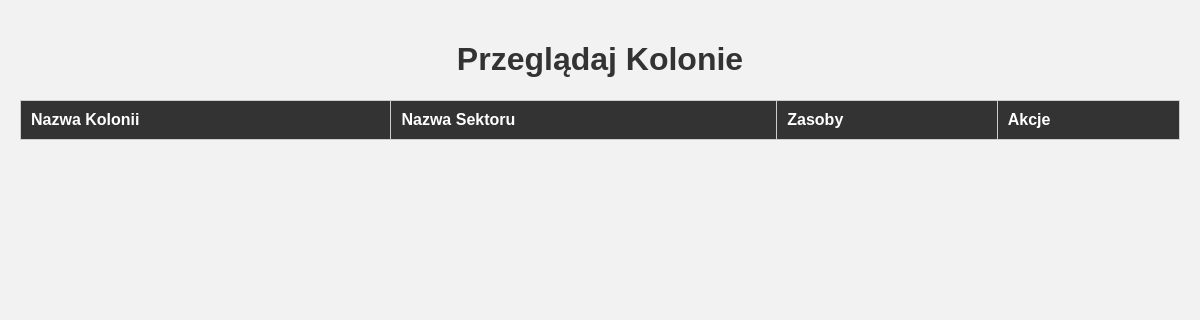
The app's page /resource_management/table/view_colony.php, older data.
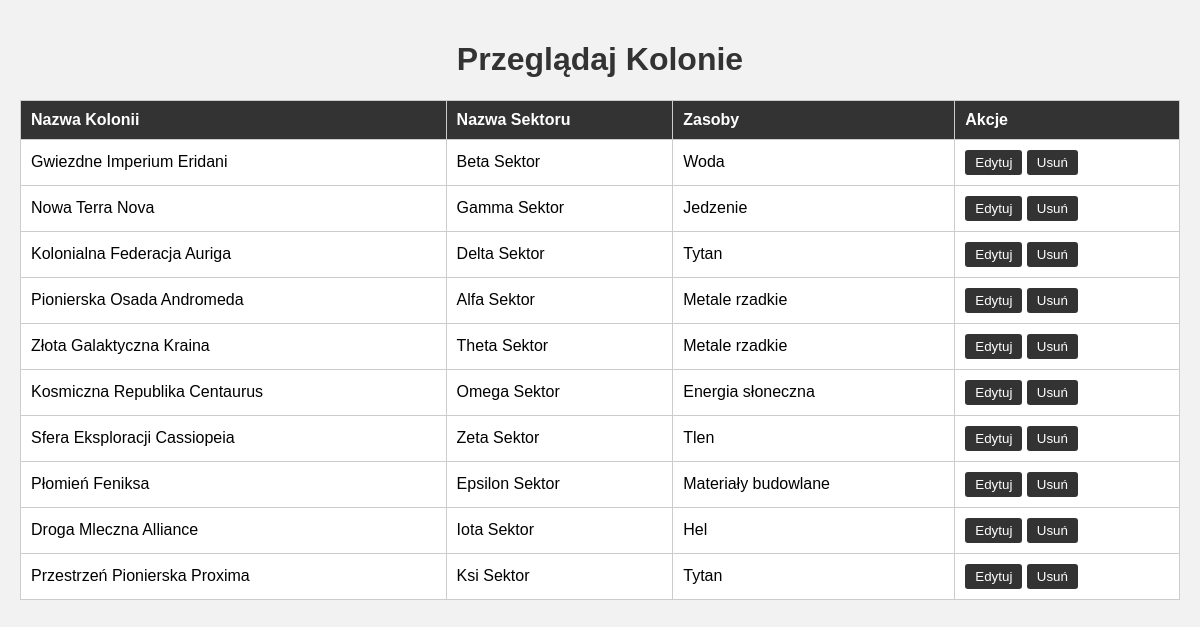
The same page, newer data.
### tables this page shows
CREATE TABLE `kolonie` (
  `id` int(11) NOT NULL,
  `nazwa` varchar(255) NOT NULL,
  `sektor` varchar(45) NOT NULL,
  `zasoby_id` int(11) NOT NULL
);

CREATE TABLE `zasoby` (
  `id` int(11) NOT NULL,
  `nazwa` varchar(255) NOT NULL,
  `ilosc` int(11) NOT NULL
);

### resource_management/table/view_colony.php (the view, shortened to what this page needs)
<?php
require '../../config.php';
?>
<!DOCTYPE html>
<html lang="pl">
<head>
</head>
<body>
    <h1>Przeglądaj Kolonie</h1>
    <table>
        <tr>
            <th>Nazwa Kolonii</th>
            <th>Nazwa Sektoru</th>
            <th>Zasoby</th>
            <th>Akcje</th>
        </tr>
        <?php
        $sql = "SELECT kolonie.id, kolonie.nazwa AS nazwa_kolonii, kolonie.sektor AS nazwa_sektora, zasoby.nazwa AS nazwa_zasobu
                FROM kolonie
                JOIN zasoby ON kolonie.zasoby_id = zasoby.id";
        $stmt = $pdo->query($sql);
        $kolonie = $stmt->fetchAll();
        foreach ($kolonie as $kolonia) {
            echo "<tr>";
            echo "<td>{$kolonia['nazwa_kolonii']}</td>";
            echo "<td>{$kolonia['nazwa_sektora']}</td>";
            echo "<td>{$kolonia['nazwa_zasobu']}</td>";
            echo "<td>
                <form action='edit_colony.php' method='post' style='display:inline;'>
                    <input type='hidden' name='id' value='{$kolonia['id']}'>
                    <input type='submit' value='Edytuj'>
                </form>
                <form action='delete_colony.php' method='post' style='display:inline;'>
                    <input type='hidden' name='id' value='{$kolonia['id']}'>
                    <input type='submit' value='Usuń'>
                </form>
            </td>";
            echo "</tr>";
        }
        ?>
    </table>
</body>
</html>

Row changes from the older to the newer data that the page shows:
now on this page (row edited): kolonie: nazwa "Gwiezdne Imperium Eridani", sektor "Beta Sektor", zasoby.nazwa "Woda"
now on this page (row edited): kolonie: nazwa "Nowa Terra Nova", sektor "Gamma Sektor", zasoby.nazwa "Jedzenie"
now on this page (row edited): kolonie: nazwa "Kolonialna Federacja Auriga", sektor "Delta Sektor", zasoby.nazwa "Tytan"
now on this page (row edited): kolonie: nazwa "Pionierska Osada Andromeda", sektor "Alfa Sektor", zasoby.nazwa "Metale rzadkie"
now on this page (row edited): kolonie: nazwa "Złota Galaktyczna Kraina", sektor "Theta Sektor", zasoby.nazwa "Metale rzadkie"
now on this page (row edited): kolonie: nazwa "Kosmiczna Republika Centaurus", sektor "Omega Sektor", zasoby.nazwa "Energia słoneczna"
added kolonie: nazwa "Sfera Eksploracji Cassiopeia", sektor "Zeta Sektor", zasoby.nazwa "Tlen"
added kolonie: nazwa "Płomień Feniksa", sektor "Epsilon Sektor", zasoby.nazwa "Materiały budowlane"
added kolonie: nazwa "Droga Mleczna Alliance", sektor "Iota Sektor", zasoby.nazwa "Hel"
added kolonie: nazwa "Przestrzeń Pionierska Proxima", sektor "Ksi Sektor", zasoby.nazwa "Tytan"
